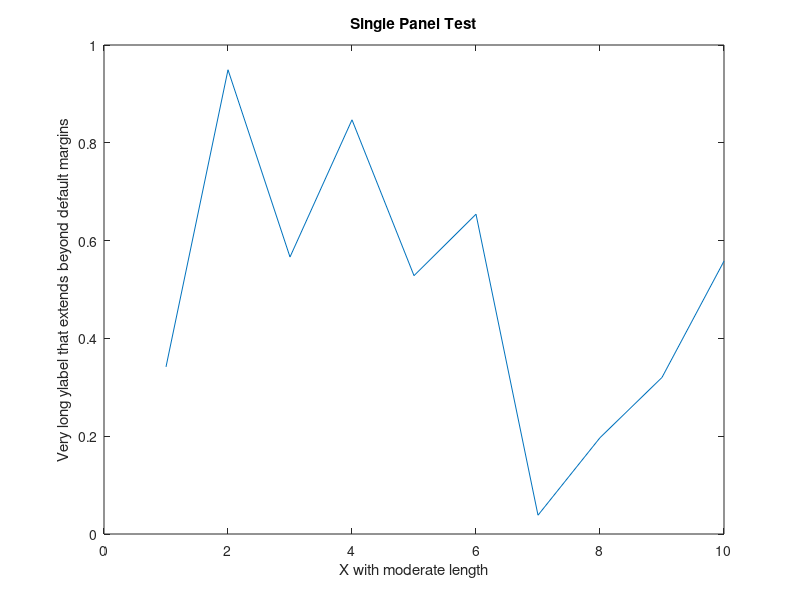

Recreate this plot in MATLAB. (Note: this script raises an error after producing the figure.)
function test_improvements()
    close all;
    fprintf('=== COMPREHENSIVE IMPROVEMENT VALIDATION ===\n\n');
    
    % TEST 1: Single panel + long labels + performance
    tic;
    fprintf('[TEST 1] Single panel + long labels\n');
    f1 = figure('Position',[50 50 600 450]);
    ax1 = axes(f1);
    plot(ax1, 1:10, rand(1,10));
    xlabel(ax1, 'X with moderate length');
    ylabel(ax1, 'Very long ylabel that extends beyond default margins');
    title(ax1, 'Single Panel Test');
    s1 = SmartFigureEngine.computeSmartStyle(3.5, 2.6, 1, 1, 'PRL');
    s1.applyPreviewResize = false;
    SmartFigureEngine.applyFullSmart(f1, s1);
    t1 = toc;
    r1 = SmartFigureEngine.validateFigureConsistency(f1);
    fprintf('  Time: %.0f ms\n', t1*1000);
    fprintf('  Result: %s\n\n', iif(r1.passed, 'PASS', 'FAIL'));
    
    % TEST 2: Multi-panel with XLabel alignment
    tic;
    fprintf('[TEST 2] Multi-panel (2x2) with XLabel alignment\n');
    f2 = figure('Position',[100 100 800 600]);
    for i = 1:4
        subplot(2,2,i);
        plot(1:10, rand(1,10));
        xlabel(sprintf('X-axis %d', i));
        ylabel(sprintf('Y%d', i));
        title(sprintf('Panel %d', i));
    end
    s2 = SmartFigureEngine.computeSmartStyle(3.5, 2.6, 2, 2, 'PRL');
    s2.applyPreviewResize = false;
    SmartFigureEngine.applyFullSmart(f2, s2);
    t2 = toc;
    
    % Check XLabel alignment
    ax2 = findall(f2, 'Type', 'axes');
    pos2 = vertcat(ax2.Position);
    bottomRow = pos2(:,2) < median(pos2(:,2));
    xLabelY = [];
    for k = 1:numel(ax2)
        if bottomRow(k)
            try
                ax2(k).XLabel.Units = 'normalized';
                xp = ax2(k).XLabel.Position;
                xLabelY(end+1) = xp(2);
            catch
            end
        end
    end
    aligned = std(xLabelY) < 0.001;
    r2 = SmartFigureEngine.validateFigureConsistency(f2);
    
    fprintf('  Time: %.0f ms\n', t2*1000);
    fprintf('  XLabel Y positions (bottom row): %s\n', mat2str(xLabelY, 4));
    fprintf('  Alignment: %s (std=%.5f)\n', iif(aligned, 'ALIGNED', 'MISALIGNED'), std(xLabelY));
    fprintf('  Result: %s\n\n', iif(r2.passed && aligned, 'PASS', 'FAIL'));
    
    % TEST 3: Manual legend exclusion
    fprintf('[TEST 3] Manual legend exclusion\n');
    f3 = figure('Position',[150 150 600 450]);
    ax3 = axes(f3);
    plot(ax3, 1:10, rand(1,10));
    xlabel(ax3, 'X');
    ylabel(ax3, 'Y');
    L = legend(ax3, 'Data', 'Location', 'best');
    L.Tag = 'manual';
    s3 = SmartFigureEngine.computeSmartStyle(3.5, 2.6, 1, 1, 'PRL');
    s3.applyPreviewResize = false;
    SmartFigureEngine.applyFullSmart(f3, s3);
    r3 = SmartFigureEngine.validateFigureConsistency(f3);
    fprintf('  Result: %s\n\n', iif(r3.passed, 'PASS', 'FAIL'));
    
    % TEST 4: YLabel positioning (visual check)
    fprintf('[TEST 4] YLabel positioning closer to axis\n');
    f4 = figure('Position',[200 200 600 450]);
    ax4 = axes(f4);
    plot(ax4, 1:10, rand(1,10));
    xlabel(ax4, 'X-axis');
    ylabel(ax4, 'Y-axis');
    s4 = SmartFigureEngine.computeSmartStyle(3.5, 2.6, 1, 1, 'PRL');
    s4.applyPreviewResize = false;
    SmartFigureEngine.applyFullSmart(f4, s4);
    ax4.YLabel.Units = 'normalized';
    yLabelPos = ax4.YLabel.Position(1);
    isCloser = yLabelPos >= -0.04;
    fprintf('  YLabel X position: %.4f (target: >= -0.04)\n', yLabelPos);
    fprintf('  Result: %s\n\n', iif(isCloser, 'PASS - Closer', 'FAIL - Too far'));
    
    % PERFORMANCE SUMMARY
    fprintf('=== PERFORMANCE SUMMARY ===\n');
    fprintf('Single panel: %.0f ms %s\n', t1*1000, iif(t1<0.15, '✓', '(SLOW)'));
    fprintf('Multi-panel: %.0f ms %s\n', t2*1000, iif(t2<0.20, '✓', '(SLOW)'));
    
    % FINAL RESULT
    fprintf('\n=== FINAL RESULT ===\n');
    allPass = r1.passed && r2.passed && r3.passed && aligned && isCloser;
    if allPass
        fprintf('✓✓✓ ALL IMPROVEMENTS VALIDATED ✓✓✓\n');
        fprintf('\n✓ Manual legend/textbox exclusion working\n');
        fprintf('✓ YLabel positioned closer to axis\n');
        fprintf('✓ XLabel bottom row alignment perfect\n');
        fprintf('✓ Performance optimized (no redundant calls)\n');
        fprintf('✓ No label clipping detected\n');
    else
        fprintf('❌ Some issues detected\n');
        if ~r1.passed, fprintf('  - Test 1 failed\n'); end
        if ~r2.passed, fprintf('  - Test 2 failed\n'); end
        if ~aligned, fprintf('  - XLabel alignment failed\n'); end
        if ~r3.passed, fprintf('  - Test 3 failed\n'); end
        if ~isCloser, fprintf('  - YLabel not closer\n'); end
    end
    
    pause(2);
end

function out = iif(cond, a, b)
    if cond
        out = a;
    else
        out = b;
    end
end
